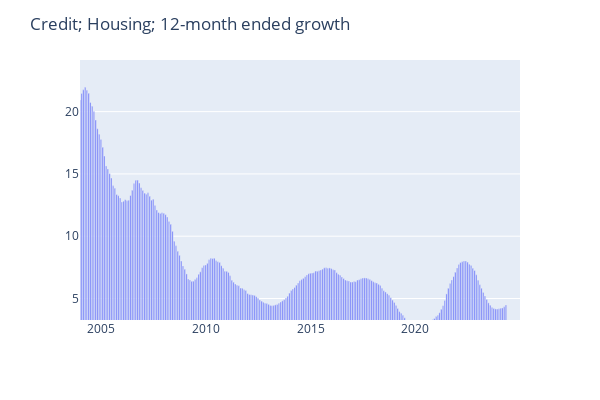

Notebook code for this chart:
### Code cell
startDateExample = datetime(2004, 1, 1)
endDateExample = datetime(2024, 12, 31)
seriesToGraph = 'Credit; Housing; 12-month ended growth'

graph_series(seriesToGraph, df, startDateExample, endDateExample)

### Figure 1 — Plotly figure (JSON) as saved in the notebook; plotly's stock layout.template omitted (floating-point values rounded to 4 significant figures; data arrays with more than 128 entries replaced by an {"elided": "..."} marker saying what was removed)
{"data": [{"alignmentgroup": "True", "hovertemplate": "Date=%{x}<br>Credit; Housing; 12-month ended growth=%{y}<extra></extra>", "legendgroup": "", "marker": {"color": "#636efa", "pattern": {"shape": ""}}, "name": "", "offsetgroup": "", "orientation": "v", "showlegend": false, "textposition": "auto", "type": "bar", "x": {"elided": "572 str values"}, "xaxis": "x", "y": {"elided": "572 float values"}, "yaxis": "y"}], "layout": {"barmode": "relative", "height": 400, "hovermode": "x", "legend": {"tracegroupgap": 0}, "margin": {"t": 60}, "title": {"text": "Credit; Housing; 12-month ended growth"}, "width": 600, "xaxis": {"anchor": "y", "domain": [0, 1], "range": ["2004-01-01T00:00:00", "2024-12-31T00:00:00"], "title": {"text": " "}, "type": "date"}, "yaxis": {"anchor": "x", "domain": [0, 1], "range": [3.273, 24.14], "title": {"text": " "}, "type": "linear"}}}
